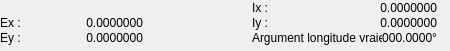
           <widget class="QFrame" name="frameCirculaireEquatorial">
            <property name="geometry">
             <rect>
              <x>229</x>
              <y>103</y>
              <width>450</width>
              <height>51</height>
             </rect>
            </property>
            <property name="font">
             <font/>
            </property>
            <property name="frameShape">
             <enum>QFrame::NoFrame</enum>
            </property>
            <property name="frameShadow">
             <enum>QFrame::Plain</enum>
            </property>
            <widget class="QLabel" name="lbl_ix2">
             <property name="geometry">
              <rect>
               <x>252</x>
               <y>0</y>
               <width>101</width>
               <height>16</height>
              </rect>
             </property>
             <property name="font">
              <font/>
             </property>
             <property name="text">
              <string>Ix :</string>
             </property>
            </widget>
            <widget class="QLabel" name="lbl_argumentLongitudeVraie2">
             <property name="geometry">
              <rect>
               <x>252</x>
               <y>30</y>
               <width>130</width>
               <height>16</height>
              </rect>
             </property>
             <property name="font">
              <font/>
             </property>
             <property name="text">
              <string>Argument longitude vraie :</string>
             </property>
            </widget>
            <widget class="QLabel" name="argumentLongitudeVraie2">
             <property name="geometry">
              <rect>
               <x>382</x>
               <y>30</y>
               <width>55</width>
               <height>16</height>
              </rect>
             </property>
             <property name="font">
              <font/>
             </property>
             <property name="text">
              <string>000.0000°</string>
             </property>
             <property name="alignment">
              <set>Qt::AlignRight|Qt::AlignTrailing|Qt::AlignVCenter</set>
             </property>
            </widget>
            <widget class="QLabel" name="ex2">
             <property name="geometry">
              <rect>
               <x>82</x>
               <y>15</y>
               <width>61</width>
               <height>16</height>
              </rect>
             </property>
             <property name="font">
              <font/>
             </property>
             <property name="text">
              <string>0.0000000</string>
             </property>
             <property name="alignment">
              <set>Qt::AlignRight|Qt::AlignTrailing|Qt::AlignVCenter</set>
             </property>
            </widget>
            <widget class="QLabel" name="lbl_ex2">
             <property name="geometry">
              <rect>
               <x>0</x>
               <y>15</y>
               <width>82</width>
               <height>16</height>
              </rect>
             </property>
             <property name="font">
              <font/>
             </property>
             <property name="text">
              <string>Ex :</string>
             </property>
            </widget>
            <widget class="QLabel" name="lbl_iy2">
             <property name="geometry">
              <rect>
               <x>252</x>
               <y>15</y>
               <width>70</width>
               <height>16</height>
              </rect>
             </property>
             <property name="font">
              <font/>
             </property>
             <property name="text">
              <string>Iy :</string>
             </property>
            </widget>
            <widget class="QLabel" name="lbl_ey2">
             <property name="geometry">
              <rect>
               <x>0</x>
               <y>30</y>
               <width>115</width>
               <height>16</height>
              </rect>
             </property>
             <property name="font">
              <font/>
             </property>
             <property name="text">
              <string>Ey :</string>
             </property>
            </widget>
            <widget class="QLabel" name="ey2">
             <property name="geometry">
              <rect>
               <x>82</x>
               <y>30</y>
               <width>61</width>
               <height>16</height>
              </rect>
             </property>
             <property name="font">
              <font/>
             </property>
             <property name="text">
              <string>0.0000000</string>
             </property>
             <property name="alignment">
              <set>Qt::AlignRight|Qt::AlignTrailing|Qt::AlignVCenter</set>
             </property>
            </widget>
            <widget class="QLabel" name="ix2">
             <property name="geometry">
              <rect>
               <x>376</x>
               <y>0</y>
               <width>61</width>
               <height>16</height>
              </rect>
             </property>
             <property name="font">
              <font/>
             </property>
             <property name="text">
              <string>0.0000000</string>
             </property>
             <property name="alignment">
              <set>Qt::AlignRight|Qt::AlignTrailing|Qt::AlignVCenter</set>
             </property>
            </widget>
            <widget class="QLabel" name="iy2">
             <property name="geometry">
              <rect>
               <x>376</x>
               <y>15</y>
               <width>61</width>
               <height>16</height>
              </rect>
             </property>
             <property name="font">
              <font/>
             </property>
             <property name="text">
              <string>0.0000000</string>
             </property>
             <property name="alignment">
              <set>Qt::AlignRight|Qt::AlignTrailing|Qt::AlignVCenter</set>
             </property>
            </widget>
           </widget>
